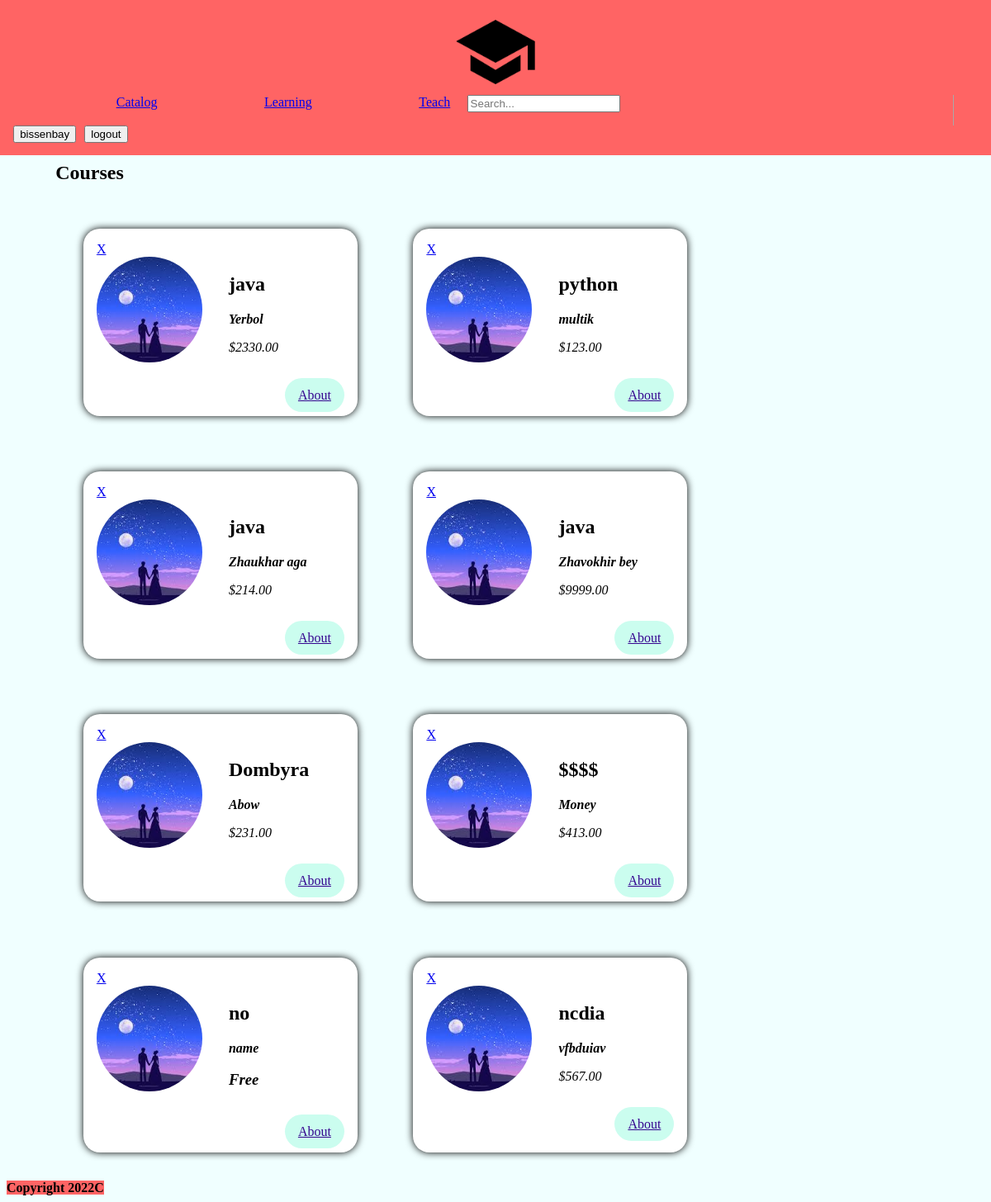
The app's page / (signed in) with its own data.
### main/models.py (models this page shows, shortened)
class Course(models.Model):
    coursename = models.CharField(max_length=256, null=False)
    teacher = models.CharField(max_length=32, null=False)
    price = models.DecimalField(max_digits=8, decimal_places=2)

### main/views.py (the view)
# urls.py: path('' , views.course , name = 'course'),
def course(request):
    courses = Course.objects.all()
    return render(request , 'main/Card.html',{
        'courses':courses,
    })

### main/templates/main/Card.html
{% include 'main/header.html' %}
{% load static %}
{% block card %}
     <main>
        <section>
            <h2>Courses</h2>
            <ol>
                {% for course in courses %}
                    <li class="meetup-item">
                        <article>
                            <a href="{% url 'delete'  courseid=course.id %}">X</a>
                            <div class="meetup-summary">
                                <div class="meetup-image">
                                    <img src="{%static 'main/img.jpeg'%}" , alt="src">
                                </div>
                                <div class="meetup-details">
                                    <h2>{{ course.coursename }}</h2>
                                    <address>
                                        <strong>{{ course.teacher }}</strong>
                                            {% if  course.teacher  == 'Yerbol Baygaraev' %}
                                                <h1>PRICELESS</h1>
                                            {% elif  course.teacher  == 'Bissenbay Dauletbaev' %}
                                                <h1>PRICELESS</h1>
                                            {% elif course.price == 0 %}
                                                <h1>Free</h1>
                                            {% else %}
                                                <p>${{ course.price }}</p>
                                            {% endif %}
                                    </address>
                                </div>
                            </div>
                            <div class="meetup-actions">
                                <a href="{{course.pk}}" class="btn">
                                About
                                </a>
                            </div>
                        </article>
                    </li>
                {% endfor %}
            </ol>
        </section>
    </main>
{% endblock %}
{% include 'main/Footer.html' %}

### main/templates/main/header.html (shortened to what this page needs)
{% extends 'main/test.html' %} {% load static %} {% block header %}
<nav class="nav" style="margin: -1%">
    <span>
        <a  href="/html/"><img class="logo" src=" {% static 'main/logo.png' %} "></a>
    <ol>
        <li><a href="/">Catalog</a></li>
        {% if request.user.is_authenticated %}
            <li><a href="{% url 'learn'%}">Learning</a></li>
        {% endif %}
        <li><a href="/teach/">Teach</a></li>
        <form action="{% url 'searching' %}" method="post">
        <li><input type="search" placeholder="Search..." name = 'name'></li>
        </form>
        {% if request.user.is_authenticated %}
            <li class="lgin"> <a id ='' href="/teach/account"><button>{{ request.user.username }}</button></a></li>
            <li class="reg"> <a href="{% url 'logout' %}"><button>logout</button> </a></li>
        {% else %}
            <li class="lgin"> <a href="/teach/login"><button>Log in</button></a></li>
            <li class="reg"> <a href="/teach/test"><button>Sign up</button> </a></li>
        {% endif %}
    </ol>
    </span>
</nav>
{% endblock %}

### main/static/main/test.css (style rules this page uses)
body { background-color: azure; }
section { max-width: 100%; margin-left: 5% ; }
ol { list-style: none; margin: 0; padding: 0; display: flex; flex-wrap: wrap; }
.meetup-item { margin: 3%; background-color: white; box-shadow: 0 0 10px black; padding: 1em; color: black; border-radius: 20px; min-width: 300px; }
.meetup-summary { display: flex; align-items: flex-start; }
.meetup-image { margin-right: 2rem; }
.meetup-image img { width: 8rem; height: 8rem; object-fit: cover; border-radius: 50%; }
.meetup-details address { font-style: italic; }
.meetup-actions { margin-top: 1.5rem; text-align: right; }
.meetup-actions .btn { background-color: #cbfdef; border-color: #cb82fb; color: #350490; padding: 0.75rem 1rem; border-radius: 100px; }

### main/static/main/header.css (style rules this page uses)
.logo { width: 104px; }
.nav { padding: 15px; text-align: center; display: block; background-color: #ff6464; }
.reg { margin-left: 10px; }
a { margin-top: 10px; }
li { margin-top: 0; margin-left: 11%; }
.lgin { margin-left: 5px; }

### records on screen
Course: coursename "java", teacher "Yerbol", price "2330.00"
Course: coursename "python", teacher "multik", price "123.00"
Course: coursename "java", teacher "Zhaukhar aga", price "214.00"
Course: coursename "java", teacher "Zhavokhir bey", price "9999.00"
Course: coursename "Dombyra", teacher "Abow", price "231.00"
Course: coursename "$$$$", teacher "Money", price "413.00"
Course: coursename "no", teacher "name", price "Free"
Course: coursename "ncdia", teacher "vfbduiav", price "567.00"

### other values on screen
{{ request.user.username }} "bissenbay"
